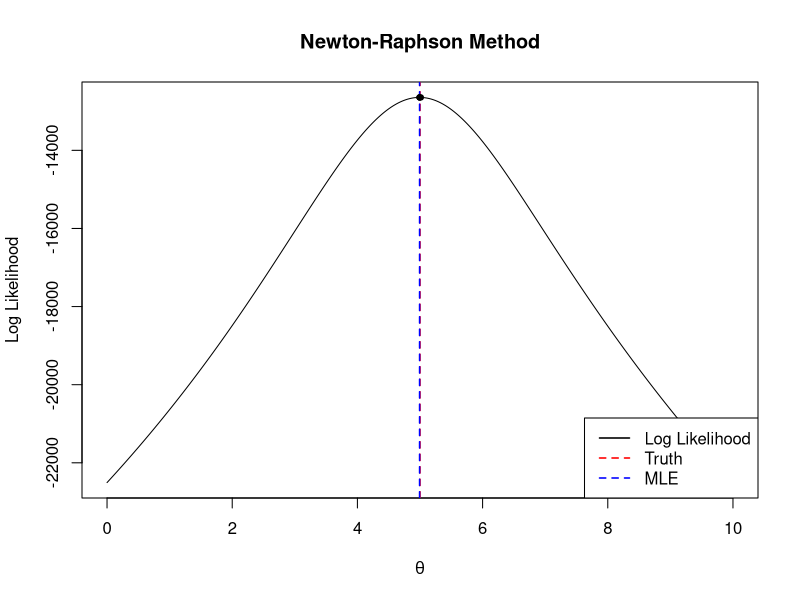

Recreate this plot in R.
## ---- chunk 1
knitr::opts_chunk$set(echo = TRUE, warning = FALSE, message = FALSE, fig.align = "center")
## ---- chunk 2
rm(list = ls())

# Generate Cauchy data
set.seed(123)
x <- rcauchy(5000, location = 5, scale = 1)
n <- length(x)
n
## ---- chunk 3
# Log-likelihood
LL <- function(theta) {
  -n * log(pi) - sum(log(1 + (x - theta)^2))
}
## ---- chunk 4
# Newton-Raphson
theta <- median(x)
tol <- 10^(-6)
iter <- c(theta)

repeat {
  
  score <- sum(2 * (x - theta) / (1 + (x - theta)^2))
  
  hess <- sum(2 * ((x - theta)^2 - 1) /
                (1 + (x - theta)^2)^2)
  
  # Stop if Hessian is too close to zero
  if(abs(hess) < 1e-10) break
  
  theta.new <- theta - score / hess
  
  # Stop if result is not finite
  if(!is.finite(theta.new)) break
  
  iter <- c(iter, theta.new)
  
  if(abs(theta.new - theta) < tol) break
  
  theta <- theta.new
}

MLE <- theta.new
MLE
## ---- chunk 5
# Likelihood curve
T <- seq(0, 10, 0.01)
L <- sapply(T, LL)

# Plot
plot(T, L, type = "l", lwd = 1,
     xlab = expression(theta),
     ylab = "Log Likelihood",
     main = "Newton-Raphson Method")

# True value
abline(v = 5, col = "red", lty = 2, lwd = 1.5)

# MLE
abline(v = MLE, col = "blue", lty = 2, lwd = 1.5)

# Newton-Raphson iterations
points(iter, sapply(iter, LL), pch = 19, cex = 0.7)

# Legend
legend("bottomright",
       legend = c("Log Likelihood", "Truth", "MLE"),
       lty = c(1, 2, 2), lwd = 1.5,
       col = c("black", "red", "blue"))
